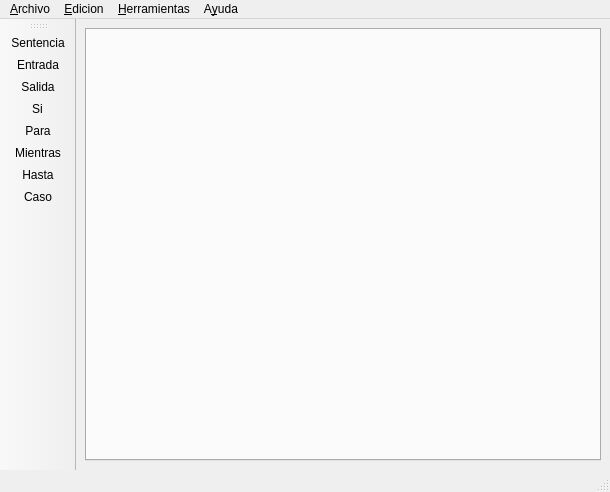
<?xml version="1.0" encoding="UTF-8"?>
<ui version="4.0">
 <class>MainWindow</class>
 <widget class="QMainWindow" name="MainWindow">
  <property name="geometry">
   <rect>
    <x>0</x>
    <y>0</y>
    <width>610</width>
    <height>492</height>
   </rect>
  </property>
  <property name="windowTitle">
   <string>Erdos</string>
  </property>
  <property name="windowIcon">
   <iconset>
    <normaloff>../iconos/icono.png</normaloff>../iconos/icono.png</iconset>
  </property>
  <widget class="QWidget" name="centralwidget">
   <layout class="QGridLayout" name="gridLayout">
    <item row="0" column="0">
     <widget class="QTabWidget" name="tabWidget">
      <property name="currentIndex">
       <number>-1</number>
      </property>
     </widget>
    </item>
   </layout>
  </widget>
  <widget class="QMenuBar" name="menubar">
   <property name="geometry">
    <rect>
     <x>0</x>
     <y>0</y>
     <width>610</width>
     <height>27</height>
    </rect>
   </property>
   <property name="defaultUp">
    <bool>false</bool>
   </property>
   <property name="nativeMenuBar">
    <bool>true</bool>
   </property>
   <widget class="QMenu" name="menuArchivo">
    <property name="title">
     <string>&amp;Archivo</string>
    </property>
    <addaction name="actionNuevo"/>
    <addaction name="actionAbrir"/>
    <addaction name="separator"/>
    <addaction name="actionGuardar"/>
    <addaction name="actionGuardar_como"/>
    <addaction name="separator"/>
    <addaction name="actionCerrar"/>
    <addaction name="separator"/>
    <addaction name="actionSalir"/>
   </widget>
   <widget class="QMenu" name="menuAyuda">
    <property name="title">
     <string>A&amp;yuda</string>
    </property>
    <addaction name="actionManual_de_usuario"/>
    <addaction name="separator"/>
    <addaction name="actionAcerca_de_Erdos"/>
    <addaction name="actionAcerca_de_Qt"/>
   </widget>
   <widget class="QMenu" name="menuHerramientas">
    <property name="title">
     <string>&amp;Herramientas</string>
    </property>
    <addaction name="actionEjecutar"/>
    <addaction name="actionMostrar_salida"/>
    <addaction name="actionExportar"/>
   </widget>
   <widget class="QMenu" name="menuEdicion">
    <property name="title">
     <string>&amp;Edicion</string>
    </property>
    <addaction name="actionDeshacer"/>
    <addaction name="actionRehacer"/>
    <addaction name="separator"/>
    <addaction name="actionCopiar"/>
    <addaction name="actionPegar"/>
    <addaction name="separator"/>
    <addaction name="actionEliminar"/>
    <addaction name="actionEditar"/>
   </widget>
   <addaction name="menuArchivo"/>
   <addaction name="menuEdicion"/>
   <addaction name="menuHerramientas"/>
   <addaction name="menuAyuda"/>
  </widget>
  <widget class="QStatusBar" name="statusbar"/>
  <widget class="QToolBar" name="toolBar">
   <property name="windowTitle">
    <string>toolBar</string>
   </property>
   <property name="iconSize">
    <size>
     <width>30</width>
     <height>30</height>
    </size>
   </property>
   <property name="toolButtonStyle">
    <enum>Qt::ToolButtonIconOnly</enum>
   </property>
   <attribute name="toolBarArea">
    <enum>LeftToolBarArea</enum>
   </attribute>
   <attribute name="toolBarBreak">
    <bool>false</bool>
   </attribute>
   <addaction name="actionSentencia"/>
   <addaction name="actionEntrada"/>
   <addaction name="actionSalida"/>
   <addaction name="actionSi"/>
   <addaction name="actionPara"/>
   <addaction name="actionMientras"/>
   <addaction name="actionHasta"/>
   <addaction name="actionCaso"/>
  </widget>
  <action name="actionNuevo">
   <property name="icon">
    <iconset>
     <normaloff>../iconos/48px-Document-new.png</normaloff>../iconos/48px-Document-new.png</iconset>
   </property>
   <property name="text">
    <string>Nuevo</string>
   </property>
   <property name="shortcut">
    <string>Ctrl+N</string>
   </property>
   <property name="iconVisibleInMenu">
    <bool>true</bool>
   </property>
  </action>
  <action name="actionAbrir">
   <property name="icon">
    <iconset>
     <normaloff>../iconos/48px-Document-open.png</normaloff>../iconos/48px-Document-open.png</iconset>
   </property>
   <property name="text">
    <string>Abrir</string>
   </property>
   <property name="shortcut">
    <string>Ctrl+O</string>
   </property>
   <property name="iconVisibleInMenu">
    <bool>true</bool>
   </property>
  </action>
  <action name="actionGuardar">
   <property name="icon">
    <iconset>
     <normaloff>../iconos/48px-Document-save.png</normaloff>../iconos/48px-Document-save.png</iconset>
   </property>
   <property name="text">
    <string>Guardar</string>
   </property>
   <property name="shortcut">
    <string>Ctrl+S</string>
   </property>
   <property name="iconVisibleInMenu">
    <bool>true</bool>
   </property>
  </action>
  <action name="actionSalir">
   <property name="icon">
    <iconset>
     <normaloff>../iconos/48px-System-log-out.png</normaloff>../iconos/48px-System-log-out.png</iconset>
   </property>
   <property name="text">
    <string>Salir</string>
   </property>
   <property name="shortcut">
    <string>Ctrl+Q</string>
   </property>
   <property name="iconVisibleInMenu">
    <bool>true</bool>
   </property>
  </action>
  <action name="actionEjecutar">
   <property name="icon">
    <iconset>
     <normaloff>../iconos/48px-Application-x-executable.png</normaloff>../iconos/48px-Application-x-executable.png</iconset>
   </property>
   <property name="text">
    <string>Ejecutar diagrama</string>
   </property>
   <property name="shortcut">
    <string>F5</string>
   </property>
   <property name="iconVisibleInMenu">
    <bool>true</bool>
   </property>
  </action>
  <action name="actionAcerca_de_Erdos">
   <property name="icon">
    <iconset>
     <normaloff>../iconos/48px-Dialog-information_on.png</normaloff>../iconos/48px-Dialog-information_on.png</iconset>
   </property>
   <property name="text">
    <string>Acerca de Erdos</string>
   </property>
   <property name="iconVisibleInMenu">
    <bool>true</bool>
   </property>
  </action>
  <action name="actionManual_de_usuario">
   <property name="icon">
    <iconset>
     <normaloff>../iconos/48px-Help-contents.png</normaloff>../iconos/48px-Help-contents.png</iconset>
   </property>
   <property name="text">
    <string>Manual de usuario</string>
   </property>
   <property name="shortcut">
    <string>F1</string>
   </property>
   <property name="iconVisibleInMenu">
    <bool>true</bool>
   </property>
  </action>
  <action name="actionCopiar">
   <property name="icon">
    <iconset>
     <normaloff>../iconos/48px-Edit-copy.png</normaloff>../iconos/48px-Edit-copy.png</iconset>
   </property>
   <property name="text">
    <string>Copiar</string>
   </property>
   <property name="shortcut">
    <string>Ctrl+C</string>
   </property>
   <property name="iconVisibleInMenu">
    <bool>true</bool>
   </property>
  </action>
  <action name="actionPegar">
   <property name="icon">
    <iconset>
     <normaloff>../iconos/48px-Edit-paste.png</normaloff>../iconos/48px-Edit-paste.png</iconset>
   </property>
   <property name="text">
    <string>Pegar</string>
   </property>
   <property name="shortcut">
    <string>Ctrl+V</string>
   </property>
   <property name="iconVisibleInMenu">
    <bool>true</bool>
   </property>
  </action>
  <action name="actionDeshacer">
   <property name="icon">
    <iconset>
     <normaloff>../iconos/48px-Edit-undo.png</normaloff>../iconos/48px-Edit-undo.png</iconset>
   </property>
   <property name="text">
    <string>Deshacer</string>
   </property>
   <property name="shortcut">
    <string>Ctrl+Z</string>
   </property>
   <property name="iconVisibleInMenu">
    <bool>true</bool>
   </property>
  </action>
  <action name="actionRehacer">
   <property name="icon">
    <iconset>
     <normaloff>../iconos/48px-Edit-redo.png</normaloff>../iconos/48px-Edit-redo.png</iconset>
   </property>
   <property name="text">
    <string>Rehacer</string>
   </property>
   <property name="shortcut">
    <string>Ctrl+Y</string>
   </property>
   <property name="iconVisibleInMenu">
    <bool>true</bool>
   </property>
  </action>
  <action name="actionEliminar">
   <property name="icon">
    <iconset>
     <normaloff>../iconos/48px-Edit-delete.png</normaloff>../iconos/48px-Edit-delete.png</iconset>
   </property>
   <property name="text">
    <string>Eliminar</string>
   </property>
   <property name="shortcut">
    <string>Del</string>
   </property>
   <property name="iconVisibleInMenu">
    <bool>true</bool>
   </property>
  </action>
  <action name="actionSentencia">
   <property name="icon">
    <iconset>
     <normaloff>../iconos/sentencia.png</normaloff>../iconos/sentencia.png</iconset>
   </property>
   <property name="text">
    <string>Sentencia</string>
   </property>
  </action>
  <action name="actionSi">
   <property name="icon">
    <iconset>
     <normaloff>../iconos/si.png</normaloff>../iconos/si.png</iconset>
   </property>
   <property name="text">
    <string>Si</string>
   </property>
  </action>
  <action name="actionPara">
   <property name="icon">
    <iconset>
     <normaloff>../iconos/para.png</normaloff>../iconos/para.png</iconset>
   </property>
   <property name="text">
    <string>Para</string>
   </property>
  </action>
  <action name="actionMientras">
   <property name="icon">
    <iconset>
     <normaloff>../iconos/mientras.png</normaloff>../iconos/mientras.png</iconset>
   </property>
   <property name="text">
    <string>Mientras</string>
   </property>
  </action>
  <action name="actionHasta">
   <property name="icon">
    <iconset>
     <normaloff>../iconos/hasta.png</normaloff>../iconos/hasta.png</iconset>
   </property>
   <property name="text">
    <string>Hasta</string>
   </property>
  </action>
  <action name="actionCaso">
   <property name="icon">
    <iconset>
     <normaloff>../iconos/caso.png</normaloff>../iconos/caso.png</iconset>
   </property>
   <property name="text">
    <string>Caso</string>
   </property>
  </action>
  <action name="actionLimpiar">
   <property name="text">
    <string>Limpiar</string>
   </property>
  </action>
  <action name="actionReload">
   <property name="text">
    <string>Reload</string>
   </property>
  </action>
  <action name="actionCodigo">
   <property name="text">
    <string>Codigo</string>
   </property>
  </action>
  <action name="actionSalida">
   <property name="icon">
    <iconset>
     <normaloff>../iconos/salida.png</normaloff>../iconos/salida.png</iconset>
   </property>
   <property name="text">
    <string>Salida</string>
   </property>
  </action>
  <action name="actionEntrada">
   <property name="icon">
    <iconset>
     <normaloff>../iconos/entrada.png</normaloff>../iconos/entrada.png</iconset>
   </property>
   <property name="text">
    <string>Entrada</string>
   </property>
  </action>
  <action name="actionCerrar">
   <property name="icon">
    <iconset>
     <normaloff>../iconos/48px-Process-stop.png</normaloff>../iconos/48px-Process-stop.png</iconset>
   </property>
   <property name="text">
    <string>Cerrar</string>
   </property>
   <property name="shortcut">
    <string>Ctrl+W</string>
   </property>
   <property name="iconVisibleInMenu">
    <bool>true</bool>
   </property>
  </action>
  <action name="actionExportar">
   <property name="icon">
    <iconset>
     <normaloff>../iconos/48px-Image-x-generic.png</normaloff>../iconos/48px-Image-x-generic.png</iconset>
   </property>
   <property name="text">
    <string>Exportar</string>
   </property>
   <property name="iconVisibleInMenu">
    <bool>true</bool>
   </property>
  </action>
  <action name="actionGuardar_como">
   <property name="icon">
    <iconset>
     <normaloff>../iconos/48px-Document-save-as.png</normaloff>../iconos/48px-Document-save-as.png</iconset>
   </property>
   <property name="text">
    <string>Guardar como...</string>
   </property>
   <property name="iconVisibleInMenu">
    <bool>true</bool>
   </property>
  </action>
  <action name="actionEditar">
   <property name="icon">
    <iconset>
     <normaloff>../iconos/48px-Text-x-generic_with_pencil.png</normaloff>../iconos/48px-Text-x-generic_with_pencil.png</iconset>
   </property>
   <property name="text">
    <string>Editar</string>
   </property>
   <property name="shortcut">
    <string>Ctrl+E</string>
   </property>
   <property name="iconVisibleInMenu">
    <bool>true</bool>
   </property>
  </action>
  <action name="actionAcerca_de_Qt">
   <property name="icon">
    <iconset>
     <normaloff>../iconos/Qt-logo.png</normaloff>../iconos/Qt-logo.png</iconset>
   </property>
   <property name="text">
    <string>Acerca de Qt</string>
   </property>
   <property name="iconVisibleInMenu">
    <bool>true</bool>
   </property>
  </action>
  <action name="actionMostrar_salida">
   <property name="icon">
    <iconset>
     <normaloff>../iconos/48px-Utilities-terminal.png</normaloff>../iconos/48px-Utilities-terminal.png</iconset>
   </property>
   <property name="text">
    <string>Mostrar salida</string>
   </property>
   <property name="iconVisibleInMenu">
    <bool>true</bool>
   </property>
  </action>
 </widget>
 <resources/>
 <connections/>
</ui>
